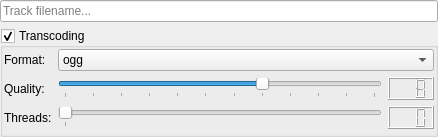
<?xml version="1.0" encoding="UTF-8"?>
<ui version="4.0">
 <class>DumbSyncParamsWidget</class>
 <widget class="QWidget" name="DumbSyncParamsWidget">
  <property name="geometry">
   <rect>
    <x>0</x>
    <y>0</y>
    <width>438</width>
    <height>137</height>
   </rect>
  </property>
  <property name="windowTitle">
   <string/>
  </property>
  <layout class="QVBoxLayout" name="verticalLayout">
   <property name="margin">
    <number>0</number>
   </property>
   <item>
    <widget class="QLineEdit" name="lineEdit">
     <property name="toolTip">
      <string>&lt;html&gt;&lt;head/&gt;&lt;body&gt;&lt;p&gt;The following variables are allowed in the track filename: $artist, $year, $album, $trackNumber, $title.&lt;/p&gt;&lt;p&gt;Directories are separated by the '/' symbol. File extension is omitted.&lt;/p&gt;&lt;p&gt;For example, a filename could look like this:&lt;/p&gt;&lt;p&gt;&lt;span style=&quot; font-style:italic;&quot;&gt;music/$artist/$year - $album/$trackNumber - $artist - $title&lt;/span&gt;&lt;/p&gt;&lt;/body&gt;&lt;/html&gt;</string>
     </property>
     <property name="whatsThis">
      <string>&lt;html&gt;&lt;head/&gt;&lt;body&gt;&lt;p&gt;The following variables are allowed in the track filename: $artist, $year, $album, $trackNumber, $title.&lt;/p&gt;&lt;p&gt;Directories are separated by the '/' symbol. File extension is omitted.&lt;/p&gt;&lt;p&gt;For example, a filename could look like this:&lt;/p&gt;&lt;p&gt;&lt;span style=&quot; font-style:italic;&quot;&gt;music/$artist/$year - $album/$trackNumber - $artist - $title&lt;/span&gt;&lt;/p&gt;&lt;/body&gt;&lt;/html&gt;</string>
     </property>
     <property name="placeholderText">
      <string>Track filename...</string>
     </property>
    </widget>
   </item>
   <item>
    <widget class="QGroupBox" name="TranscodingBox_">
     <property name="title">
      <string>Transcoding</string>
     </property>
     <property name="checkable">
      <bool>true</bool>
     </property>
     <layout class="QFormLayout" name="formLayout">
      <property name="fieldGrowthPolicy">
       <enum>QFormLayout::AllNonFixedFieldsGrow</enum>
      </property>
      <property name="margin">
       <number>1</number>
      </property>
      <item row="0" column="0">
       <widget class="QLabel" name="label">
        <property name="text">
         <string>Format:</string>
        </property>
       </widget>
      </item>
      <item row="0" column="1">
       <widget class="QComboBox" name="TranscodingFormat_">
        <item>
         <property name="text">
          <string notr="true">ogg</string>
         </property>
        </item>
        <item>
         <property name="text">
          <string notr="true">mp3</string>
         </property>
        </item>
       </widget>
      </item>
      <item row="1" column="0">
       <widget class="QLabel" name="label_2">
        <property name="text">
         <string>Quality:</string>
        </property>
       </widget>
      </item>
      <item row="3" column="0">
       <widget class="QLabel" name="label_3">
        <property name="text">
         <string>Threads:</string>
        </property>
       </widget>
      </item>
      <item row="1" column="1">
       <layout class="QHBoxLayout" name="horizontalLayout">
        <item>
         <widget class="QSlider" name="QualitySlider_">
          <property name="minimum">
           <number>1</number>
          </property>
          <property name="maximum">
           <number>12</number>
          </property>
          <property name="value">
           <number>8</number>
          </property>
          <property name="orientation">
           <enum>Qt::Horizontal</enum>
          </property>
          <property name="tickPosition">
           <enum>QSlider::TicksBelow</enum>
          </property>
          <property name="tickInterval">
           <number>1</number>
          </property>
         </widget>
        </item>
        <item>
         <widget class="QLCDNumber" name="QualityDisplay_">
          <property name="numDigits">
           <number>3</number>
          </property>
          <property name="intValue" stdset="0">
           <number>8</number>
          </property>
         </widget>
        </item>
       </layout>
      </item>
      <item row="3" column="1">
       <layout class="QHBoxLayout" name="horizontalLayout_2">
        <item>
         <widget class="QSlider" name="ThreadsSlider_">
          <property name="minimum">
           <number>1</number>
          </property>
          <property name="maximum">
           <number>1</number>
          </property>
          <property name="orientation">
           <enum>Qt::Horizontal</enum>
          </property>
          <property name="tickPosition">
           <enum>QSlider::TicksBelow</enum>
          </property>
          <property name="tickInterval">
           <number>1</number>
          </property>
         </widget>
        </item>
        <item>
         <widget class="QLCDNumber" name="ThreadsDisplay_">
          <property name="digitCount">
           <number>3</number>
          </property>
         </widget>
        </item>
       </layout>
      </item>
     </layout>
    </widget>
   </item>
  </layout>
 </widget>
 <resources/>
 <connections>
  <connection>
   <sender>QualitySlider_</sender>
   <signal>valueChanged(int)</signal>
   <receiver>QualityDisplay_</receiver>
   <slot>display(int)</slot>
   <hints>
    <hint type="sourcelabel">
     <x>290</x>
     <y>80</y>
    </hint>
    <hint type="destinationlabel">
     <x>403</x>
     <y>85</y>
    </hint>
   </hints>
  </connection>
  <connection>
   <sender>ThreadsSlider_</sender>
   <signal>valueChanged(int)</signal>
   <receiver>ThreadsDisplay_</receiver>
   <slot>display(int)</slot>
   <hints>
    <hint type="sourcelabel">
     <x>221</x>
     <y>122</y>
    </hint>
    <hint type="destinationlabel">
     <x>398</x>
     <y>122</y>
    </hint>
   </hints>
  </connection>
 </connections>
</ui>
